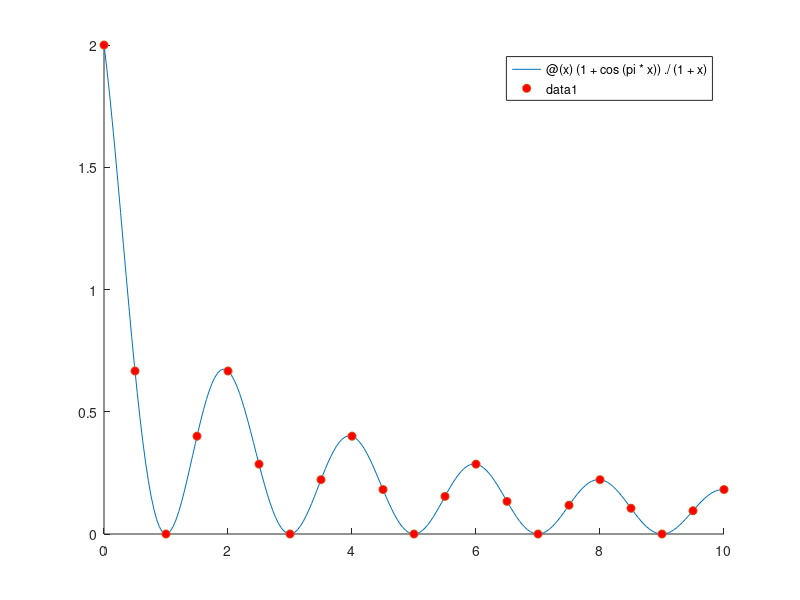

Write MATLAB code to recreate this figure. (Note: this script raises an error after producing the figure.)
f = @(x) (1+cos(pi*x)) ./ (1 + x);
clf;
hold on;
nodes = linspace(0,10,21);

values = f(nodes);


fplot(f,[0,10]);

plot(nodes,values,'o','markerfacecolor','red');

X = linspace(0,10,100);
plot(X, lagrange_barycentric(nodes,values,X));